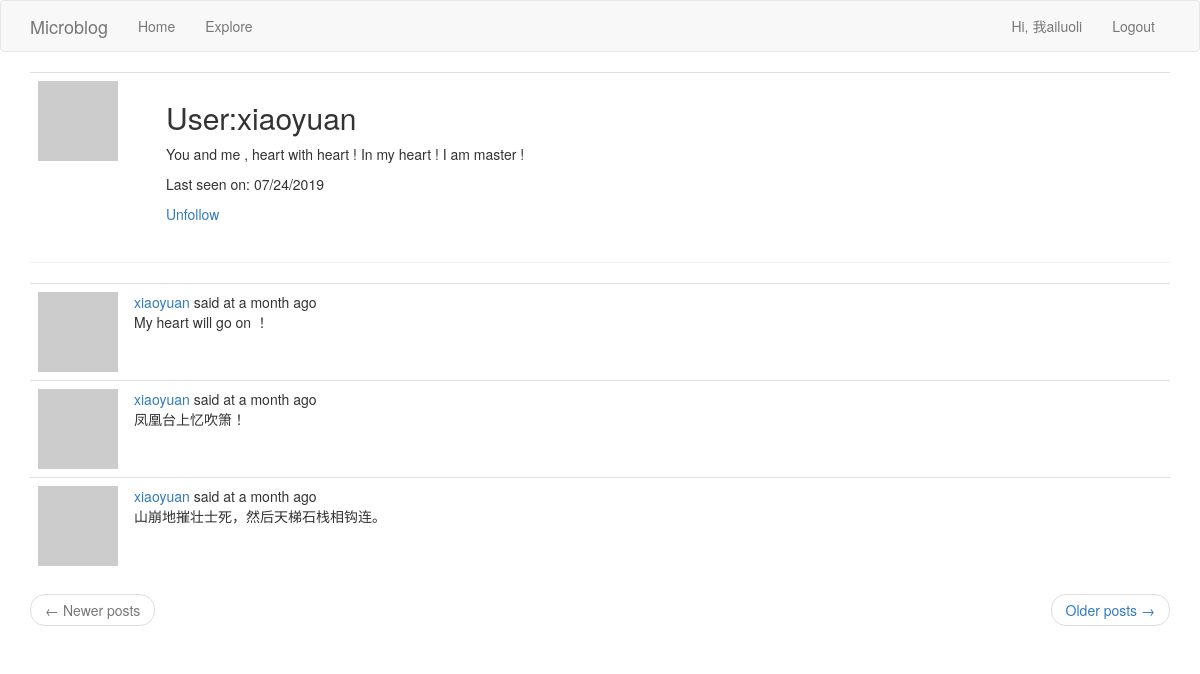
Page /user/xiaoyuan (signed in) on the committed database.
### app/models.py (models this page shows, shortened)
class User(UserMixin, db.Model):
	id = db.Column(db.Integer, primary_key=True)
	username = db.Column(db.String(64), index=True, unique=True)
	email = db.Column(db.String(120), index=True, unique=True)
	password_hash = db.Column(db.String(128))
	posts = db.relationship('Post', backref='author', lazy='dynamic')
	about_me = db.Column(db.String(140))
	last_seen = db.Column(db.DateTime, default=datetime.utcnow())
	followed = db.relationship(
		'User',
		secondary=followers,
		primaryjoin=(followers.c.follower_id == id),
		secondaryjoin=(followers.c.followed_id == id),
		backref=db.backref('followers', lazy='dynamic'),
		lazy='dynamic'
	)
	def avatar(self, size):
		digest = md5(self.email.lower().encode('utf-8')).hexdigest()
		return 'https://www.gravatar.com/avatar/{}?d=identicon&s={}'.format(digest, size)
	def is_following(self, user):
		return self.followed.filter(followers.c.followed_id == user.id).count() > 0

class Post(db.Model):
	id = db.Column(db.Integer, primary_key=True)
	body = db.Column(db.String(1024))
	timestamp = db.Column(db.DateTime, index=True, default=datetime.utcnow)
	user_id = db.Column(db.Integer, db.ForeignKey('user.id'))

### app/routes.py (the view)
@app.route('/user/<username>')
@login_required
def user(username):
    user = User.query.filter_by(username=username).first_or_404()
    page = request.args.get('page', 1, type=int)
    posts = user.posts.order_by(Post.timestamp.desc()).paginate(page, app.config['POSTS_PER_PAGE'], False)
    prev_url = url_for('user', username=username, page=posts.prev_num) if posts.has_prev else None
    next_url = url_for('user', username=username, page=posts.next_num) if posts.has_next else None
    return render_template('user.html', title='Profile', user=user, posts=posts.items, next_url=next_url,
                           prev_url=prev_url)

### app/models.py (called while the page is built)
@login.user_loader
def load_user(id):
	return User.query.get(int(id))

### app/routes.py (called while the page is built)
@app.before_request
def before_request():
    if current_user.is_authenticated:
        current_user.last_seen = datetime.utcnow()
        db.session.commit()

### app/templates/user.html (shortened to what this page needs)
{% extends 'base.html' %}
{% block app_content %}
    <table class="table table-hover">
        <tr>
            <td width="128px"><img src="{{ user.avatar(128) }}"></td>
            <td>
                <h2>User:{{ user.username }}</h2>
                {% if user.about_me %}
                    <p>{{ user.about_me }}</p>
                {% endif %}
                {% if user.last_seen %}
                    <p>Last seen on: {{ moment(user.last_seen).format('L') }}</p>
                {% endif %}
                {% if user==current_user %}
                    <p>
                        <a href="{{ url_for('edit_profile') }}">Edit your profile</a>
                    </p>
                {% elif not current_user.is_following(user) %}
                    <p>
                        <a href="{{ url_for('follow', username=user.username) }}">Follow</a>
                    </p>
                {% else %}
                    <p>
                        <a href="{{ url_for('unfollow', username=user.username) }}">Unfollow</a>
                    </p>
                {% endif %}
            </td>
        </tr>
    </table>
    <hr>
    <table class="table table-hover">
        {% for post in posts %}
            {% include '_post.html' %}
        {% endfor %}
    </table>
    <nav aria-label="...">
        <ul class="pager">
            <li class="previous{% if not prev_url %} disabled{% endif %}">
                <a href="{{ prev_url or '#' }}">
                    <span aria-hidden="true">&larr;</span> Newer posts
                </a>
            </li>
            <li class="next{% if not next_url %} disabled{% endif %}">
                <a href="{{ next_url or '#' }}">
                    Older posts <span aria-hidden="true">&rarr;</span>
                </a>
            </li>
        </ul>
    </nav>
{% endblock %}

### app/templates/base.html (shortened to what this page needs)
{% extends "bootstrap/base.html" %}
{% block navbar %}
    <nav class="navbar navbar-default">
        <div class="container">
            <div class="navbar-header">
                <a class="navbar-brand" href="{{ url_for('index') }}">Microblog</a>
            </div>
            <div class="collapse navbar-collapse" id="bs-example-navbar-collapse-1">
                <ul class="nav navbar-nav">
                    <li><a href="{{ url_for('index') }}">Home</a></li>
                    <li><a href="{{ url_for('explore') }}">Explore</a></li>
                </ul>
                <ul class="nav navbar-nav navbar-right">
                    {% if current_user.is_anonymous %}
                        <li><a href="{{ url_for('login') }}">Login</a></li>
                    {% else %}
                        <li>
                            <a href="{{ url_for('user', username=current_user.username) }}">Hi, {{ current_user.username }}</a>
                        </li>
                        <li><a href="{{ url_for('logout') }}">Logout</a></li>
                    {% endif %}
                </ul>
            </div>
        </div>
    </nav>
{% endblock %}
{% block content %}
    <div class="container">
        {% block app_content %}{% endblock %}
    </div>
{% endblock %}

### app/templates/_post.html
<tr align="top">
    <td width="70px">
        <a href="{{ url_for('user', username=post.author.username) }}">
            <img src="{{ post.author.avatar(70) }}">
        </a>
    </td>
    <td>
        <a href="{{ url_for('user', username=post.author.username)}}">
            {{ post.author.username }}
        </a>
        said at {{ moment(post.timestamp).fromNow() }}
        <br>
        {{ post.body }}
    </td>
</tr>

### rows in the picture
User: username "我ailuoli"
User: username "xiaoyuan", about_me "You and me , heart with heart ! In my heart ! I am master !", last_seen "07/24/2019"
Post: author.username "xiaoyuan", timestamp "a month ago", body "My heart will go on ！"
Post: author.username "xiaoyuan", timestamp "a month ago", body "凤凰台上忆吹箫！"
Post: author.username "xiaoyuan", timestamp "a month ago", body "山崩地摧壮士死，然后天梯石栈相钩连。"
